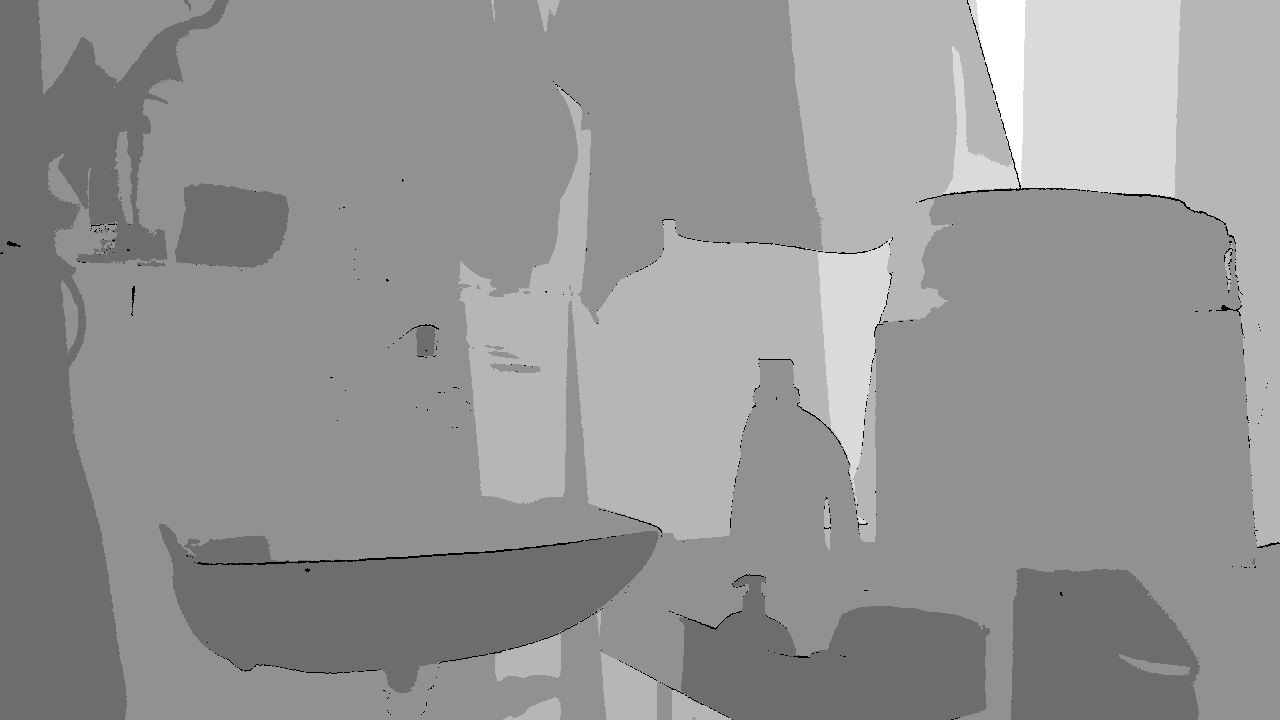
#> input picture data/faro/index_0060/img_depth_faro.png, 1280 x 720 px, found by its file name; the run also reads 3 pictures not shown here
$ python data_manager_faro_laptop.py
#> lines starting #> are read from the running program, lines starting #| are printed output that depends on the picture
'''

Dataset management from different image source.
Can read png files created from FARO dataset

Output :
    Depth, Left, Right  or orther image types

Usage:

Environment :
    docker fs

Install :
    See README.md


'''

import numpy as np
import cv2
import matplotlib.pyplot as plt
import os
import unittest
#from torch.utils.data import DataLoader

 # importing common Use modules


# --------------------------------
#%% Data source
class DataSource:

    def __init__(self):

        # params
        self.input_dir        = ''
        self.gray_scale_input = False
        self.dirs               = []
        self.count            = 0

        print('Source is defined')

    def get_bf(self):
        "image baseline for faro"
        return 49470.45

    def init_directory(self,  gray_scale_input = False, sub_indexes = None):
        "load entire directory"

        input_rectified      = r'./data/faro'
        dir_list             = os.listdir(input_rectified)
        self.dirs            = [file for file in dir_list if file.startswith('index')]

        #self.imgs            = glob.glob(os.path.join(input_rectified,  f"/**/*.png"),  recursive=True)
        self.gray_scale_input = gray_scale_input
        if sub_indexes is not None:
            self.dirs = [self.dirs[idx] for idx in sub_indexes]

        self.input_dir      = input_rectified
        print(f'Total directories {len(self.dirs)}')
        return len(self.dirs)

    # [45 lines left out: function get_image_from_directory, not called in this run]


    def get_item(self, index: int, debug: bool = False):
        "get one item from the dataset"
#> called with index = 0, debug = True
        output_str          = {"img_left": [],  "img_right": [],   "img_depth_faro": [],   "img_depth_rs": [],   "img_rgb": []  }

        if  index > len(self.dirs):
            print(f'bad directory {base_folder}')
            return output_str

        # find path
        base_folder         = os.path.join(self.input_dir ,self.dirs[index])
        #print(f'Reading data from {base_folder}')
        img_path            = os.path.join(base_folder, "img_left.png")
        left_img            = cv2.imread(img_path, cv2.IMREAD_UNCHANGED)
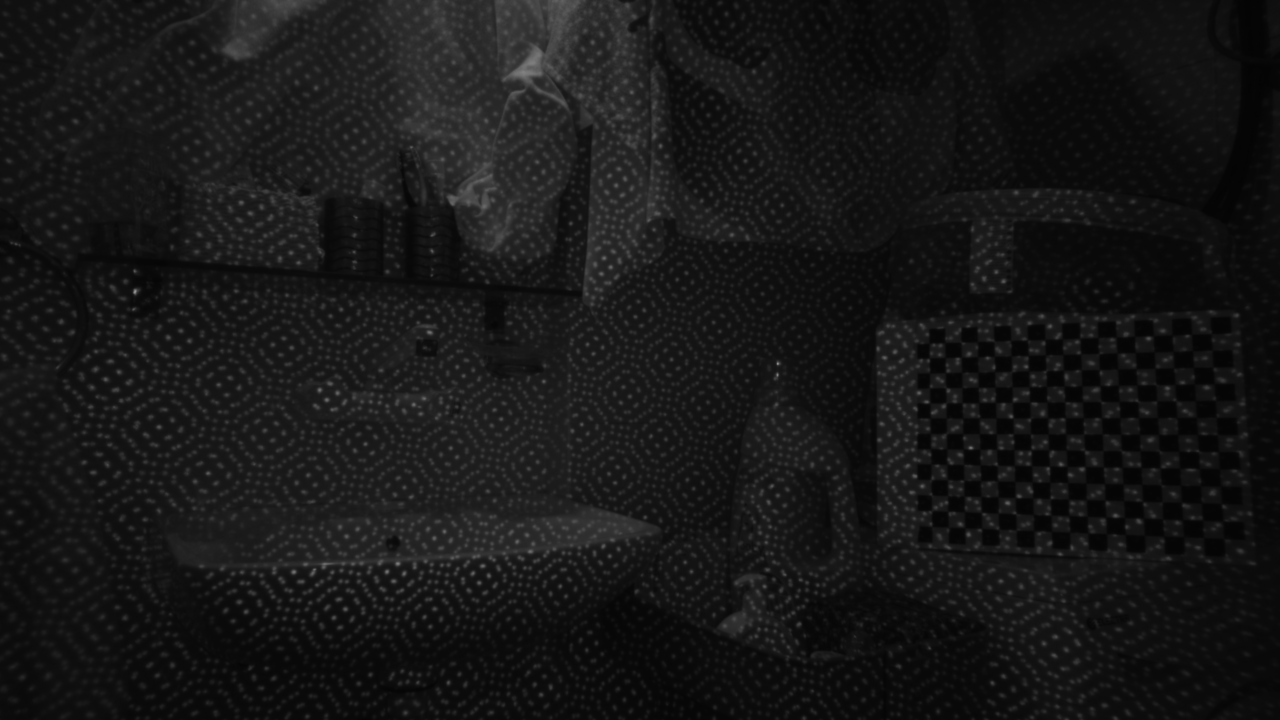
#> left_img: shape (720, 1280) uint16; min 4, max 148, mean 22.8
        img_path            = os.path.join(base_folder, "img_right.png")
        right_img           = cv2.imread(img_path, cv2.IMREAD_UNCHANGED)
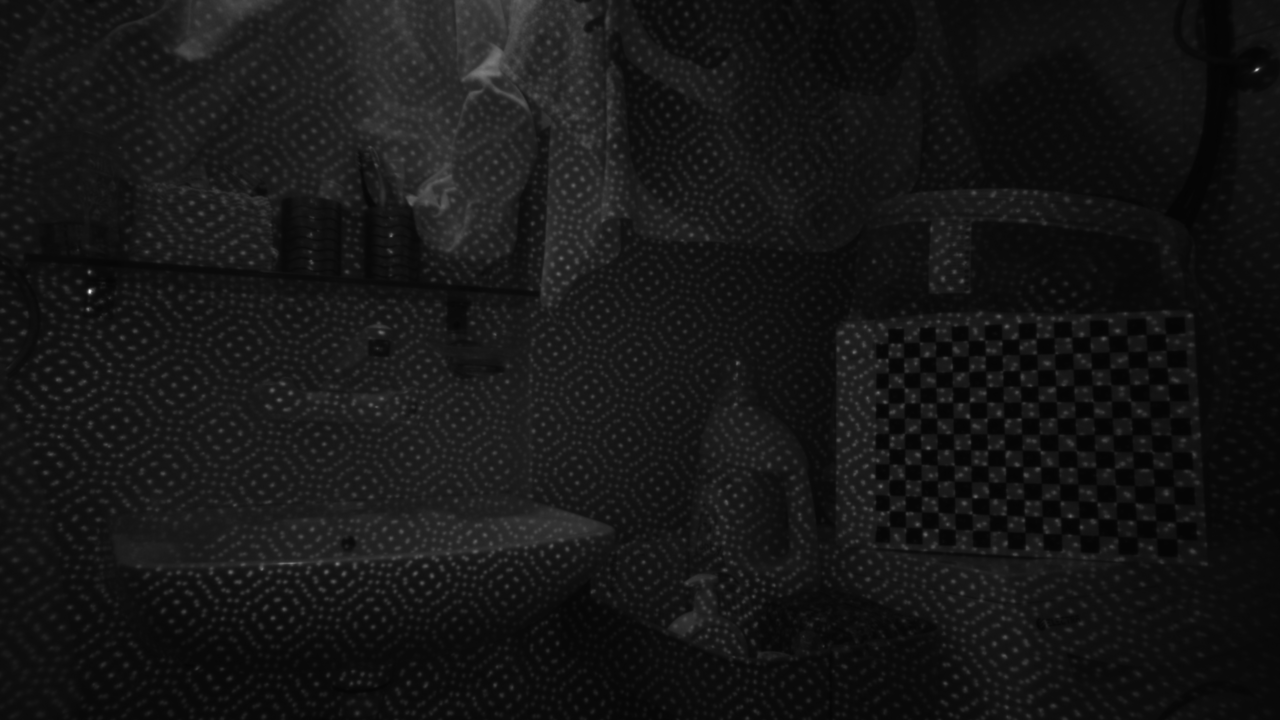
#> right_img: shape (720, 1280) uint16; min 4, max 239, mean 22.2
        img_path            = os.path.join(base_folder, "img_depth_faro.png")
        depth_faro_img      = cv2.imread(img_path, cv2.IMREAD_UNCHANGED)
#> depth_faro_img is the input picture: shape (720, 1280) uint16; min 0, max 1836, mean 1169.1
        img_path            = os.path.join(base_folder, "img_depth_rs.png")
        depth_rs_img        = cv2.imread(img_path, cv2.IMREAD_UNCHANGED)
        img_path            = os.path.join(base_folder, "img_rgb.png")
        rgb_img             = cv2.imread(img_path, cv2.IMREAD_UNCHANGED)

        #left_img = cv2.cvtColor(left_img, cv2.COLOR_GRAY2BGR)
        #right_img = cv2.cvtColor(right_img, cv2.COLOR_GRAY2BGR)

        if left_img is None or right_img is None or rgb_img is None:
            print(f'bad directory {base_folder}')
            return output_str
        if len(left_img)<1  or len(right_img) < 1:
            print(f'bad directory {base_folder}')
            return output_str

        #print(right_img)

        #left_img, right_img, rgb_img, depth_rs_img, depth_faro_img = left_img, right_img, rgb_img, depth_rs_img.astype(np.float32), depth_faro_img.astype(np.float32)

        output_str["img_left"]          = left_img
        output_str["img_right"]         = right_img
        output_str["img_depth_faro"]    = depth_faro_img
        output_str["img_depth_rs"]      = depth_rs_img
        output_str["img_rgb"]           = rgb_img

        if debug:
            depth_error     = self.compute_depth_error(depth_rs_img, depth_faro_img)
            img_list        = [left_img, right_img, rgb_img, depth_rs_img, depth_faro_img, depth_error]
            ttl_list        = ['left','right','rgb','depth rs','depth faro','depth error']
            self.show_subset(img_list, ttl_list)

        return output_str

    # [70 lines left out: functions load_specific_files, compute_depth_error, show_subset, save_image, not called in this run]


# --------------------------------
#%% Tests
class TestDataSource(unittest.TestCase):

    # [12 lines left out: functions test_init_directory, test_get_item, not called in this run]

    def test_show_images(self):
        "show image from video file"
        p           = DataSource()
        img_num     = p.init_directory()
        img_index   = np.random.randint(0,img_num,8)
        for k in img_index:
            out_data    = p.get_item(k, debug = True)
#> (the run stopped early here; a loop or call above may not have finished)
